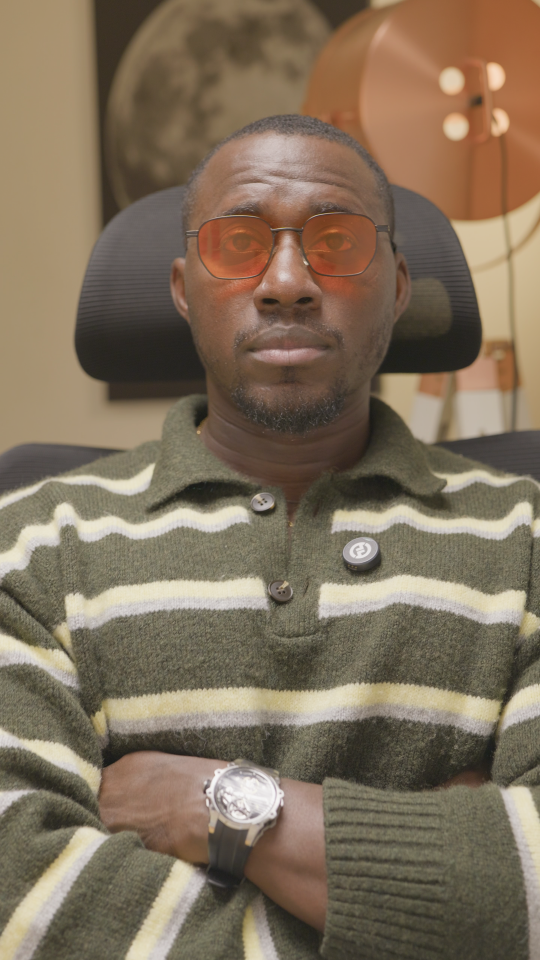
#> input picture videos/2026-10-20-geoffrey-hinton/capa/modelo-dividido/frames/c64.png, 1080 x 1920 px, given in place of CAPA-01-hinton-2026-retrato-mao-no-rosto.jpg, which was not available (shown at 1/2 size)
$ python compor_foto.py
#> lines starting #> are read from the running program, lines starting #| are printed output that depends on the picture; pictures that were not available may be replaced by others from this repository, and a replacement may not be noted
"""Capas Hinton com FOTO real preenchendo 1080x1920 (sem margem preta, sem blur, sem esticar). Roda sozinho.
uv run python compor_foto.py   -> capa-<nome>-previa.png, grade-<nome>-previa.png, contato.jpg, medidas.json"""
import os, sys, json, math, itertools
from PIL import Image, ImageDraw, ImageFont, ImageOps, ImageEnhance
Image.MAX_IMAGE_PIXELS = None
AQUI = os.path.dirname(os.path.abspath(__file__))
PROJ = os.path.abspath(AQUI + "/../..")
FOTOS = PROJ + "/material/fotos/"
FRAMES = PROJ + "/capa/modelo-dividido/frames/"
W, H = 1080, 1920
BG = (13, 13, 13); BRANCO = (242, 242, 242); CINZA = (170, 170, 170); LARANJA = (232, 80, 2)

def geist(sz):
    f = ImageFont.truetype(AQUI + "/geist.ttf", sz); f.set_variation_by_axes([800]); return f
def playfair(sz):
    f = ImageFont.truetype(AQUI + "/pf.ttf", sz); f.set_variation_by_axes([700]); return f

def abrir(path):
    return ImageOps.exif_transpose(Image.open(path)).convert("RGB")
#> returned value is the input picture: PIL image 1080x1920 RGB; mean R, G, B 127.6, 111.3, 91.2

def painel(img, box, size):
    """Recorte REAL (sem preenchimento): box dentro da imagem, mesma proporção do destino -> resize."""
    x0, y0, x1, y1 = [int(round(v)) for v in box]
    assert 0 <= x0 < x1 <= img.width and 0 <= y0 < y1 <= img.height, ("recorte fora da foto", box, img.size)
    assert abs((x1 - x0) / (y1 - y0) - size[0] / size[1]) < 0.01, ("proporção", box, size)
    return img.crop((x0, y0, x1, y1)).resize(size, Image.LANCZOS)

def full916(img, cx):
#> called with cx = 2330
    cw = int(img.height * W / H); x0 = int(cx - cw / 2); x0 = max(0, min(img.width - cw, x0))
#> after `cw = int(img.height * W / H)`: cw = 1080
#> after `x0 = int(cx - cw / 2)`: x0 = 1790
#> after `x0 = max(0, min(img.width - cw, x0))`: x0 = 0
    return painel(img, (x0, 0, x0 + cw, img.height), (W, H))

def scrim(cv, y0, y1, forca=0.62, y_sai=1450, y_fim=1820):
    """Degradê escuro suave sobre a foto (não é faixa): sobe em y0->y1, segura, e volta a 0 em y_sai->y_fim,
    para a base da capa continuar sendo a foto."""
#> called with y0 = 980, y1 = 1180, forca = 0.62, y_sai = 1450, y_fim = 1820
    ov = Image.new("L", (W, H), 0); px = ov.load()
#> after `ov = Image.new('L', (W, H), 0)`: ov: PIL image 1080x1920 L; every value is 0
    for y in range(y0, H):
        if y <= y1: a = forca * (y - y0) / (y1 - y0)
        elif y <= y_sai: a = forca
        else: a = forca * max(0.0, (y_fim - y) / (y_fim - y_sai))
        v = int(255 * a)
        for x in range(W): px[x, y] = v
    cv.paste(Image.new("RGB", (W, H), (8, 8, 8)), (0, 0), ov)
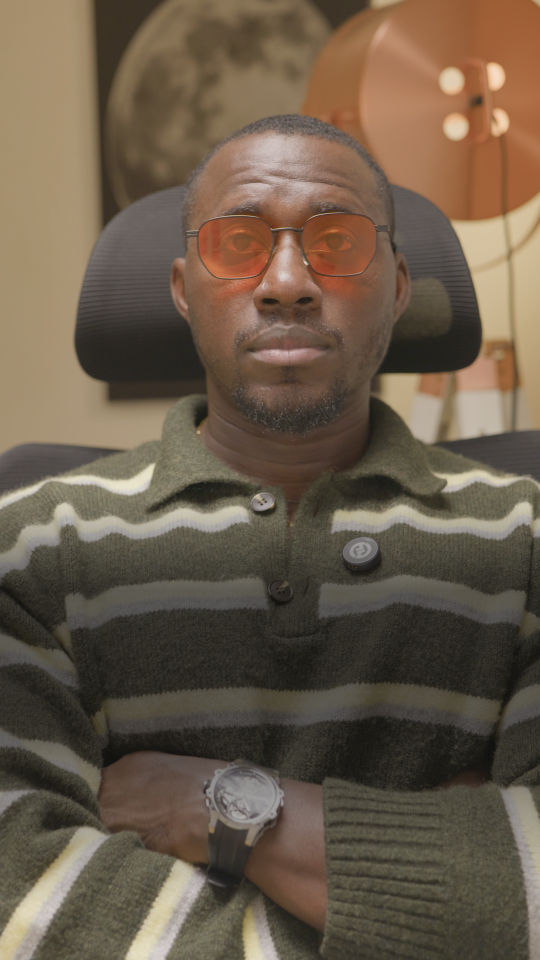
#> cv: PIL image 1080x1920 RGB (shown at 1/2 size); mean R, G, B 105.8, 90.8, 73.9

def titulo(canvas, palavras, cinza, chave, cor_risco, box, tam_max=130, tam_min=56):
#> called with cinza = 3, chave = 3, cor_risco = (232, 80, 2), box = (60, 1110, 1020, 1262), tam_max = 130, tam_min = 56
    x0, y0, x1, y1 = box; bw, bh = x1 - x0, y1 - y0
    d = ImageDraw.Draw(canvas); n = len(palavras); melhor = None
    for tam in range(tam_max, tam_min - 1, -2):
        fg, fp = geist(tam), playfair(int(tam * 1.18)); sp = tam * 0.28
        ws = [d.textlength(p, font=(fp if i == chave else fg)) for i, p in enumerate(palavras)]
        lh = tam * 1.0
        for nl in range(1, 4):
            if lh * nl > bh: break
            for cuts in itertools.combinations(range(1, n), nl - 1):
                idx = (0,) + cuts + (n,)
                larg = [sum(ws[idx[k]:idx[k + 1]]) + sp * (idx[k + 1] - idx[k] - 1) for k in range(nl)]
                if max(larg) <= bw and (melhor is None or (nl, max(larg)) < melhor[0]): melhor = ((nl, max(larg)), idx)
            if melhor: break
        if melhor: break
    idx = melhor[1]
    linhas = [[(i, palavras[i], (fp if i == chave else fg), ws[i]) for i in range(idx[k], idx[k + 1])] for k in range(len(idx) - 1)]
    y = y0 + (bh - lh * len(linhas)) / 2
    for ln in linhas:
        wl = sum(w for *_, w in ln) + sp * (len(ln) - 1); x = x0 + (bw - wl) / 2
        for i, p, f, w in ln:
            cor = CINZA if i < cinza else BRANCO
            d.text((x + 2, y + 3 + (tam * 0.04 if i != chave else -tam * 0.10)), p, font=f, fill=(0, 0, 0))  # sombra leve
            d.text((x, y + (tam * 0.04 if i != chave else -tam * 0.10)), p, font=f, fill=cor)
            if i == chave:
                by = y + lh * 0.98; pts = []
                for k in range(15): pts.append((x + w * k / 14, by + (5 if k % 2 else -5) + math.sin(k) * 2))
                d.line(pts, fill=cor_risco, width=9, joint="curve")
            x += w + sp
        y += lh
    return tam

def credito(cv, txt, y=1655):
    d = ImageDraw.Draw(cv); f = ImageFont.truetype(AQUI + "/geist.ttf", 22); f.set_variation_by_axes([500])
    d.text((W - 38, y + 2), txt, font=f, fill=(0, 0, 0), anchor="rs"); d.text((W - 40, y), txt, font=f, fill=(215, 215, 215), anchor="rs")

TITS = {
  "A": (["Quem", "é", "o", "padrinho", "da", "IA"], 3, 3, LARANJA),
  "C": (["Ignorado", "por", "quase", "50", "anos", "ele", "ganhou", "o", "Nobel"], 5, 8, LARANJA),
}

FOTO = {
  "CAPA01": ("CAPA-01-hinton-2026-retrato-mao-no-rosto.jpg", 2330, "Foto: Cmichel67 / CC BY-SA 4.0"),
  "CAPA02": ("CAPA-02-hinton-2024-nobel-retrato-academia.jpg", 2583, "Foto: John Sears / CC BY-SA 4.0"),
  "N18":    ("N18-hinton-nobel-conferencia-vertical-5.jpg", 2286, "Foto: Jennifer 8. Lee / CC BY-SA 4.0"),
}
# caixa do título e início do degradê por foto (queixo medido na foto)
LAYOUT = {"CAPA01": dict(box=(60, 1110, 1020, 1262), s0=980, s1=1180),
          "CAPA02": dict(box=(60, 900, 1020, 1190), s0=760, s1=900),
          "N18":    dict(box=(60, 900, 1020, 1190), s0=760, s1=900)}

def solo(chave_foto, t):
    arq, cx, cred = FOTO[chave_foto]; L = LAYOUT[chave_foto]
    cv = full916(abrir(FOTOS + arq), cx)
    scrim(cv, L["s0"], L["s1"])
    p, ch, kw, cr = TITS[t]; titulo(cv, p, ch, kw, cr, L["box"]); credito(cv, cred)
    return cv

def dividida(chave_foto, y_seam=1000):
    arq, cx, cred = FOTO[chave_foto]
    h = abrir(FOTOS + arq)
    cw = h.width if chave_foto == "CAPA01" else h.width
    # painel do Hinton: 1080 x y_seam, largura máxima da foto
    ch = int(h.width * y_seam / W)
    assert ch <= h.height
    hp = painel(h, (0, 0, h.width, ch), (W, y_seam))
    c = abrir(FRAMES + "c49.png")   # 1440x2560
    ph = H - y_seam                 # altura do painel do Carlos
    cs = W / c.width                # 0.75
    # cabeça do Carlos a ~40 px abaixo da emenda: topo da cabeça na fonte ~ y 300
    sy0 = 300 - 40 / cs
    cp = painel(c, (0, sy0, c.width, sy0 + ph / cs), (W, ph))
    cv = Image.new("RGB", (W, H)); cv.paste(hp, (0, 0)); cv.paste(cp, (0, y_seam))
    return cv, cred

def split_completo(chave_foto, t, y_seam=1000):
    cv, cred = dividida(chave_foto, y_seam)
    ov = Image.new("L", (W, H), 0); px = ov.load()
    for y in range(y_seam - 230, y_seam):
        v = int(255 * 0.78 * (y - (y_seam - 230)) / 230)
        for x in range(W): px[x, y] = v
    cv.paste(Image.new("RGB", (W, H), (8, 8, 8)), (0, 0), ov)
    ImageDraw.Draw(cv).rectangle((0, y_seam - 2, W, y_seam + 1), fill=LARANJA)
    p, ch, kw, cr = TITS[t]; titulo(cv, p, ch, kw, cr, (60, y_seam - 140, 1020, y_seam - 8))
    credito(cv, cred, y=1655)
    return cv

def grade(im): return im.crop((0, 240, W, 1680))

def medir(im):
    g = ImageOps.grayscale(im); w, h = g.size; px = g.load()
    def media(box):
        c = g.crop(box); return round(sum(c.tobytes()) / (c.width * c.height), 1)
    return {"topo": media((0, 0, w, 20)), "base": media((0, h - 20, w, h)), "esq": media((0, 0, 20, h)), "dir": media((w - 20, 0, w, h))}

if __name__ == "__main__":
    plano = {}
#> (the run stopped early here; a loop or call above may not have finished)

$ run again, on videos/2026-10-20-geoffrey-hinton/capa/modelo-dividido/frames/h1.png
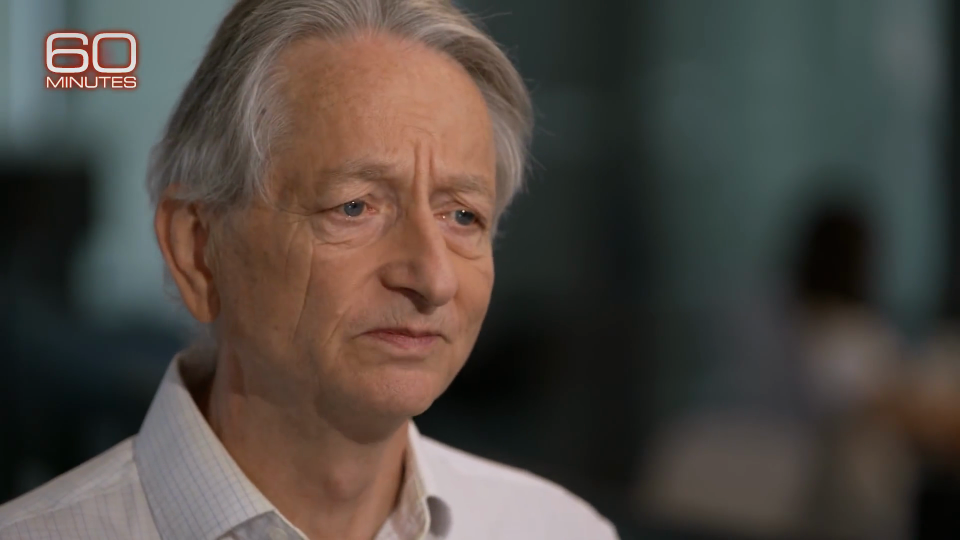
#> input picture videos/2026-10-20-geoffrey-hinton/capa/modelo-dividido/frames/h1.png, 1920 x 1080 px, given in place of CAPA-01-hinton-2026-retrato-mao-no-rosto.jpg, which was not available (shown at 1/2 size)
#> in abrir, returned value is the input picture: PIL image 1920x1080 RGB; mean R, G, B 78.2, 71.4, 65.4
#> cw = 607
#> x0 = 2026
#> x0 = 1313
#> in painel, `return img.crop((x0, y0, x1, y1)).resize(size, Image.LANCZOS)`:
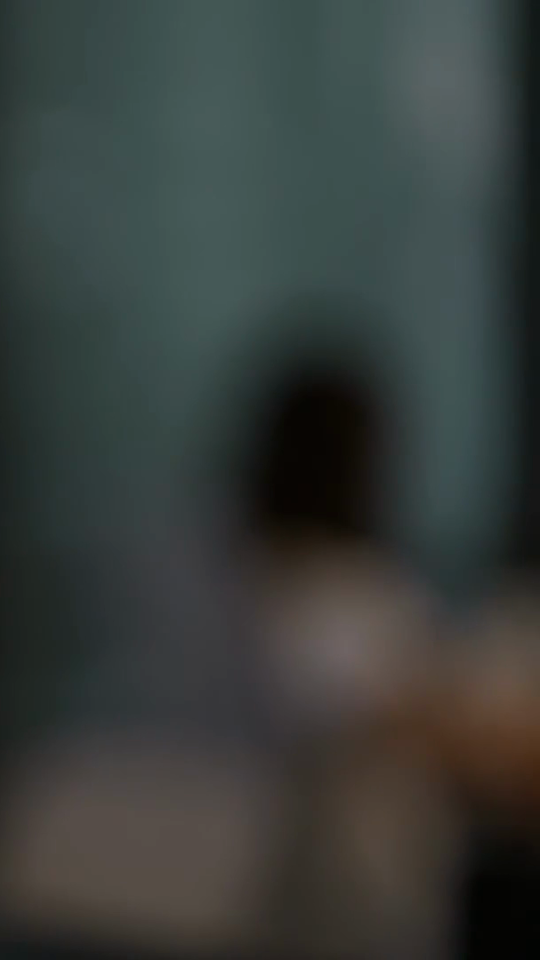
#> returned value: PIL image 1080x1920 RGB (shown at 1/2 size); mean R, G, B 55.8, 61.3, 58.5
#> ov: PIL image 1080x1920 L; every value is 0
#> in scrim, `cv.paste(Image.new("RGB", (W, H), (8, 8, 8)), (0, 0), ov)`:
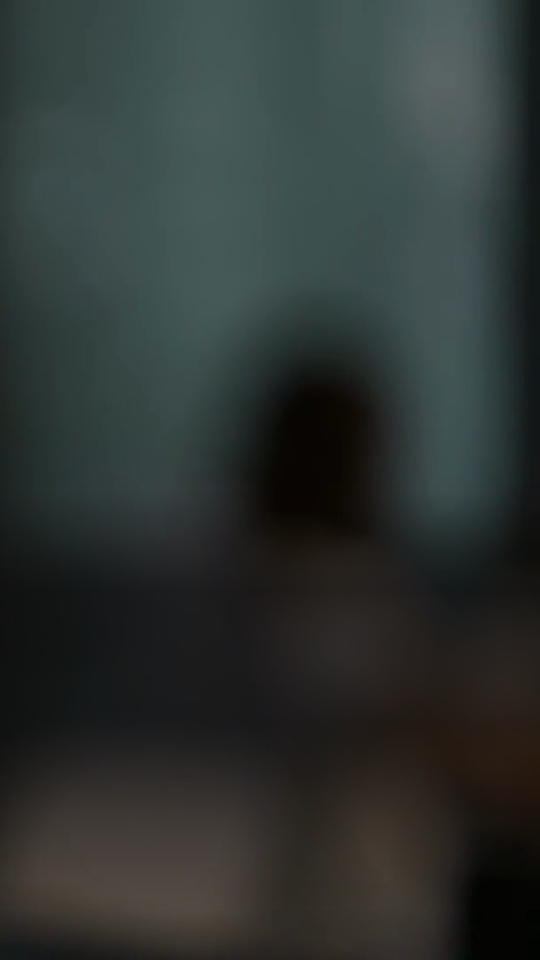
#> cv: PIL image 1080x1920 RGB (shown at 1/2 size); mean R, G, B 46.2, 52.5, 50.4
